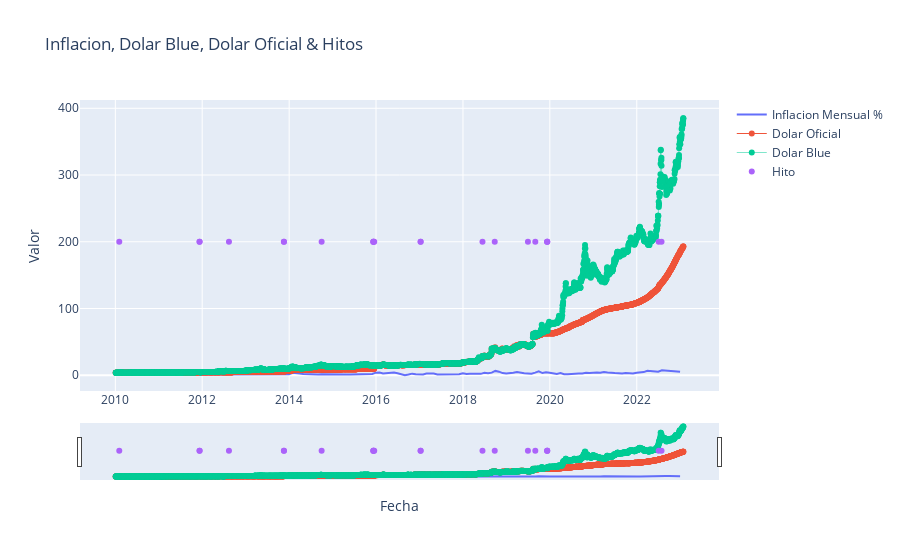

Notebook source saved alongside this figure:
### Code cell
import plotly.graph_objs as go
import plotly.offline as pyo

# create the trace for Inflation
trace1 = go.Scatter(x=inflacion['d'], y=inflacion['v'], mode='lines', name='Inflacion Mensual %')

# create the trace for Dolar Blue
trace2 = go.Scatter(x=p_merged_df['Fecha'], y=p_merged_df['Dolar Blue'], mode='lines+markers', name='Dolar Oficial', line=dict(width=1))

# create the trace for Dolar Oficial
trace3 = go.Scatter(x=p_merged_df['Fecha'], y=p_merged_df['Dolar Oficial'], mode='lines+markers', name='Dolar Blue', line=dict(width=0.5))

# create the trace for Milestones
trace4 = go.Scatter(x=milestone['d'], y=milestone['valor'], mode='markers', name='Hito', text=milestone['e'])

# create the layout
layout = go.Layout(title='Inflacion, Dolar Blue, Dolar Oficial & Hitos', xaxis=dict(title='Fecha', rangeslider=dict(visible = True)), yaxis=dict(title='Valor'))

# create the figure
fig = go.Figure(data=[trace1, trace2, trace3, trace4], layout=layout)

# Show the chart
pyo.iplot(fig)

### Figure 1 — Plotly figure (JSON) as saved in the notebook; plotly's stock layout.template omitted (floating-point values rounded to 4 significant figures; data arrays with more than 128 entries replaced by an {"elided": "..."} marker saying what was removed)
{"data": [{"mode": "lines", "name": "Inflacion Mensual %", "type": "scatter", "x": {"elided": "156 str values"}, "y": {"elided": "156 float values"}}, {"line": {"width": 1}, "mode": "lines+markers", "name": "Dolar Oficial", "type": "scatter", "x": {"elided": "3245 str values"}, "y": {"elided": "3245 float values"}}, {"line": {"width": 0.5}, "mode": "lines+markers", "name": "Dolar Blue", "type": "scatter", "x": {"elided": "3245 str values"}, "y": {"elided": "3245 float values"}}, {"mode": "markers", "name": "Hito", "text": ["Mercedes Marcó Del Pont", "Hernán Lorenzino", "Cristina Fernández de Kirchner", "Cepo al Dolar", "Juan Carlos Fábrega", "Axel Kicillof", "Alejandro Vanoli", "Federico Sturzenegger", "Alfonso Prat-Gay", "Mauricio Macri", "Levantamiento del Cepo al Dolar", "Luis Caputo", "Nicolas Dujovne", "Luis Caputo", "Guido Sandleris", "Hernán Lacunza", "Cepo al Dollar", "Miguel Ángel Pesce", "Martín Guzmán", "Alberto Fernández", "Silvina Batakis", "Sergio Massa"], "type": "scatter", "x": ["2010-02-03", "2011-12-10", "2011-12-10", "2012-08-13", "2013-11-18", "2013-11-18", "2014-10-01", "2015-12-10", "2015-12-10", "2015-12-10", "2015-12-17", "2017-01-10", "2017-01-10", "2018-06-14", "2018-09-25", "2019-07-01", "2019-09-01", "2019-12-10", "2019-12-10", "2019-12-10", "2022-07-04", "2022-07-28"], "y": [200, 200, 200, 200, 200, 200, 200, 200, 200, 200, 200, 200, 200, 200, 200, 200, 200, 200, 200, 200, 200, 200]}], "layout": {"title": {"text": "Inflacion, Dolar Blue, Dolar Oficial & Hitos"}, "xaxis": {"rangeslider": {"visible": true}, "title": {"text": "Fecha"}}, "yaxis": {"title": {"text": "Valor"}}}}
